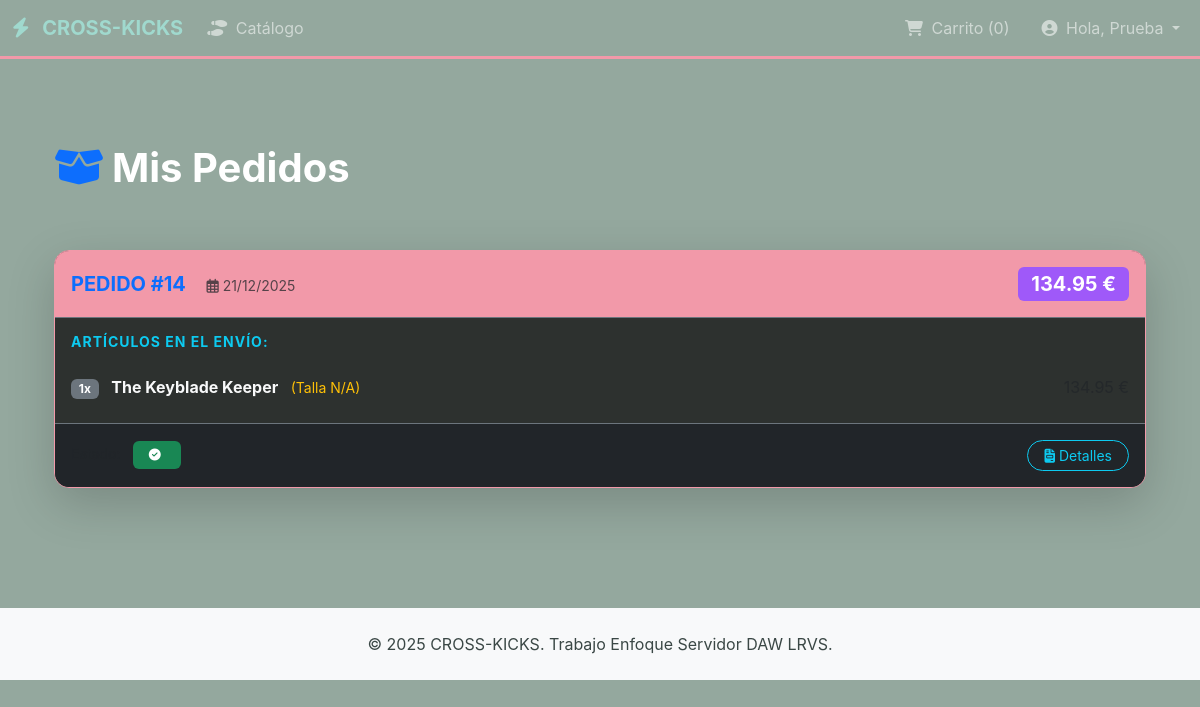
/historial_pedidos.php (signed in), run on the app's committed database.
### tables this page shows
CREATE TABLE `pedido` (
  `id_pedido` int(10) NOT NULL COMMENT 'AUTO_INCREMENT',
  `id_usuario` int(10) NOT NULL,
  `fecha_pedido` datetime NOT NULL,
  `total` decimal(8,2) NOT NULL,
  `estado_pedido` varchar(50) NOT NULL,
  `direccion` varchar(255) NOT NULL,
  `ciudad` varchar(100) NOT NULL,
  `cp` varchar(10) NOT NULL
);

CREATE TABLE `detalle_pedido` (
  `id_pedido` int(10) NOT NULL,
  `id_articulo` int(10) NOT NULL,
  `cantidad` int(10) NOT NULL,
  `precio_unitario` decimal(8,2) NOT NULL,
  `talla` varchar(10) NOT NULL
);

CREATE TABLE `articulos` (
  `id_articulo` int(10) NOT NULL COMMENT 'AUTO_INCREMENT',
  `nombre` varchar(100) NOT NULL,
  `descripcion` text DEFAULT NULL,
  `precio` decimal(8,2) NOT NULL,
  `imagen` varchar(255) NOT NULL,
  `genero` varchar(50) NOT NULL COMMENT '''Hombre'', ''Mujer'', ''Unisex''',
  `categoria` varchar(50) NOT NULL
);

### datos/pedido_dao.php (called while the page is built, shortened)
<?php
function getPedidosByUserId($id_usuario) {
    $conn = connectDB();
    $sql = "SELECT id_pedido, fecha_pedido, total, estado_pedido FROM pedido WHERE id_usuario = ? ORDER BY fecha_pedido DESC";
    $stmt = $conn->prepare($sql);
    $stmt->bind_param("i", $id_usuario);
    $stmt->execute();
    $result = $stmt->get_result();
    $pedidos = [];
    while ($row = $result->fetch_assoc()) {
        $pedidos[] = $row;
    }
    return $pedidos;
}
function getDetallesPedido($id_pedido) {
    $conn = connectDB();
    $sql = "SELECT dp.cantidad, dp.precio_unitario, a.nombre
            FROM detalle_pedido dp
            JOIN articulos a ON dp.id_articulo = a.id_articulo
            WHERE dp.id_pedido = ?";
    $stmt = $conn->prepare($sql);
    $stmt->bind_param("i", $id_pedido);
    $stmt->execute();
    $result = $stmt->get_result();
    $detalles = [];
    while ($row = $result->fetch_assoc()) { $detalles[] = $row; }
    return $detalles;
}
?>

### servicios/historial_service.php (called while the page is built, shortened)
<?php
require_once __DIR__ . '/../datos/pedido_dao.php';
function getHistorialCompleto($id_usuario) {
    $pedidos = getPedidosByUserId($id_usuario);
    foreach ($pedidos as &$pedido) {
        $pedido['detalles'] = getDetallesPedido($pedido['id_pedido']);
    }
    return $pedidos;
}
?>

### historial_pedidos.php (the view, shortened to what this page needs)
<?php
require_once 'servicios/historial_service.php';
$id_usuario = $_SESSION['user_id'];
$historial = getHistorialCompleto($id_usuario);
require_once 'header.php';
?>
<div class="container py-5 mt-4">
    <h1 class="mb-5 text-white fw-bold">
        <i class="fas fa-box-open me-2 text-primary"></i>Mis Pedidos
    </h1>
    <?php if (empty($historial)): ?>
        <div class="glass-panel p-5 text-center border-info">
            <i class="fas fa-shopping-cart mb-3 text-muted" style="font-size: 3rem;"></i>
            <p class="fs-4 text-muted">Aún no has realizado ningún pedido.</p>
            <a href="catalogo.php" class="btn btn-primary btn-lg mt-3" style="background-color: #9f59f9; border: none;">
                ¡Explorar Catálogo!
            </a>
        </div>
    <?php else: ?>
        <div class="row">
            <?php foreach ($historial as $pedido): ?>
                <div class="col-12 mb-4">
                    <div class="card shadow-lg" style="background: rgba(20, 20, 20, 0.8); border: 1px solid var(--ck-primary); border-radius: 15px; overflow: hidden;">
                        <div class="card-header bg-dark d-flex justify-content-between align-items-center border-bottom border-secondary py-3">
                            <div>
                                <span class="text-primary fw-bold fs-5">PEDIDO #<?php echo htmlspecialchars($pedido['id_pedido']); ?></span>
                                <span class="text-muted ms-3 small"><i class="far fa-calendar-alt me-1"></i><?php echo date('d/m/Y', strtotime($pedido['fecha_pedido'])); ?></span>
                            </div>
                            <span class="badge fs-5" style="background-color: #9f59f9;">
                                <?php echo number_format($pedido['total'], 2); ?> €
                            </span>
                        </div>
                        <div class="card-body">
                            <h6 class="text-info text-uppercase fw-bold mb-3 small" style="letter-spacing: 1px;">Artículos en el envío:</h6>
                            <div class="list-group list-group-flush">
                                <?php foreach ($pedido['detalles'] as $detalle): ?>
                                    <div class="list-group-item bg-transparent text-light border-secondary px-0">
                                        <div class="d-flex justify-content-between align-items-center">
                                            <div>
                                                <span class="badge bg-secondary me-2"><?php echo htmlspecialchars($detalle['cantidad']); ?>x</span>
                                                <span class="fw-bold"><?php echo htmlspecialchars($detalle['nombre']); ?></span>
                                                <small class="text-warning ms-2">(Talla <?php echo htmlspecialchars($detalle['talla'] ?? 'N/A'); ?>)</small>
                                            </div>
                                            <span class="text-muted"><?php echo number_format($detalle['precio_unitario'] * $detalle['cantidad'], 2); ?> €</span>
                                        </div>
                                    </div>
                                <?php endforeach; ?>
                            </div>
                        </div>
                        <div class="card-footer bg-dark border-top border-secondary d-flex justify-content-between align-items-center py-3">
                            <div>
                                <span class="text-muted small me-2">Estado:</span>
                                <span class="badge bg-success py-2 px-3">
                                    <i class="fas fa-check-circle me-1"></i><?php echo htmlspecialchars($pedido['estado_pedido'] ?? 'Completado'); ?>
                                </span>
                            </div>
                            <button class="btn btn-outline-info btn-sm rounded-pill px-3">
                                <i class="fas fa-file-invoice me-1"></i>Detalles
                            </button>
                        </div>
                    </div>
                </div>
            <?php endforeach; ?>
        </div>
    <?php endif; ?>
</div>
<?php
require_once 'footer.php';
?>

### assets/css/style.css (style rules this page uses)
:root { --ck-primary: #F299A9; --ck-accent: #A0D9CE; --ck-dark-green: #5F736F; --ck-soft-green: #AABFB3; --ck-light-red: #F2B6B6; --ck-secondary: #94a89e; --ck-card-bg: #FFFFFF; --ck-text: #3A4745; --ck-text-light: #7A8C89; --ck-alert: #FFB3A7; }
body { background-color: var(--ck-secondary); color: var(--ck-text); font-family: 'Inter', sans-serif; }
h1, h2, h3 { color: var(--ck-accent); border-bottom: 1px solid var(--ck-soft-red); padding-bottom: 10px; }
.card { background-color: var(--ck-card-bg); color: var(--ck-text); border: 1px solid rgba(73, 111, 115, 0.2); border-radius: 10px; box-shadow: 0 4px 6px rgba(0,0,0,0.05); }
.card-header { background-color: var(--ck-primary) !important; color: var(--ck-text-light) !important; }

### data on the page
pedido: id_pedido "14", fecha_pedido "21/12/2025", total "134.95"
detalle_pedido: cantidad "1", id_articulo.nombre "The Keyblade Keeper", talla "N/A"

### other printed values
$cart_count "0"
$user_name "Prueba"
